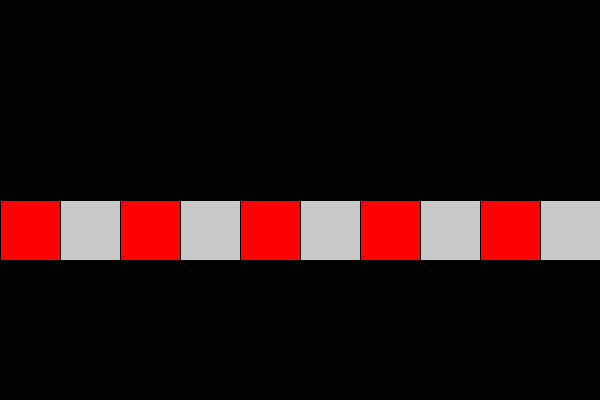
Frame 1 (no input)
Frame 60 (the mouse pressed at the canvas centre just before this capture): identical to frame 1, image omitted
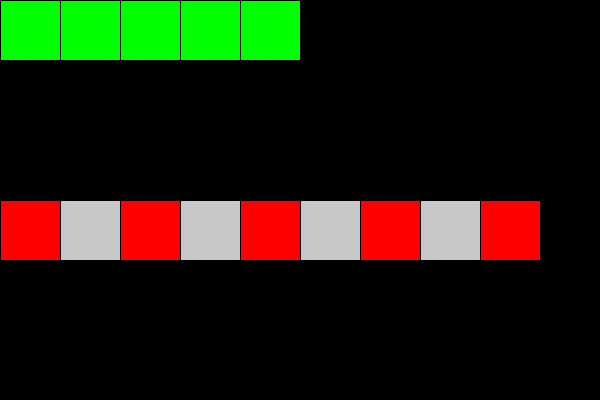
Frame 120 (the mouse held since frame 60 and released just before this capture)

The Processing sketch that drew these frames (run headless with seeded random() and noise(); from frame 60 on, the mouse is pressed at the canvas centre):

// Processing sketch: forSimple2
// ── forSimple2.pde
int cant =10;
int ancho;
void setup() {
  size(600, 400);
  ancho = width/cant;
}
void draw() {
  background(0);
  for (int i=0; i<mouseX; i+=60) {
    fill(0, 255, 0);
    rect(i, 0, ancho, ancho);
  }
  for (int i=0; i<cant; i++) {
    if (i%2==0) {
      fill(255, 0, 0);
    } else {
      fill(200);
    }

    rect(i*ancho, 200, ancho, ancho);
  }
}
void mousePressed() {
  if (cant>1) {
    cant--;
  }
}
void keyPressed() {
  cant = 10;
  ancho = width/cant;
}
